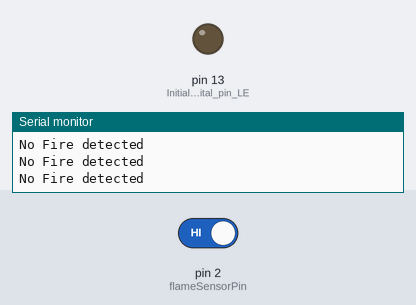
Recording of a sketch running on a simulated Arduino Uno, built with avr-gcc and run on an emulated ATmega328P. On the bench: output pins drawn as LEDs (lit = HIGH), the last lines printed to the serial monitor. The inputs (shaded band) are chosen by the test bench; at power-on: pin 2 (flameSensorPin) HIGH.

Above: at 2.8 s.
2.9 s: pin 2 (flameSensorPin) driven LOW
At 4.2 s:
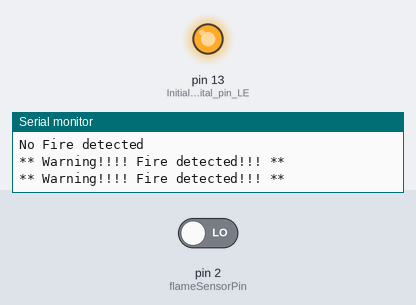
4.5 s: pin 2 (flameSensorPin) driven HIGH
At 5.9 s:
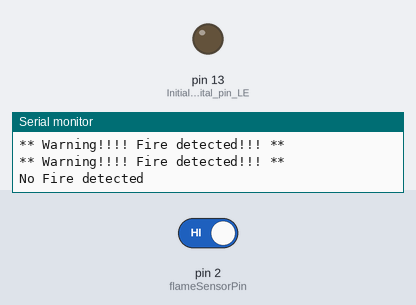
Timing chart, 0 to 7.5 s (numbered marks = the images above; inputs shaded):
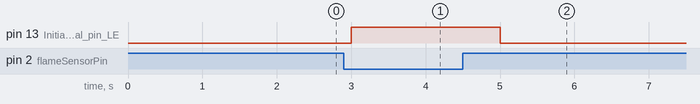

The sketch:

FlameSensor_Test.ino
```cpp
const int flameSensorPin = 2;

void setup()
{
    pinMode(flameSensorPin, INPUT); // Initialize Flame sensor output pin connected pin as input.
    pinMode(LED_BUILTIN, OUTPUT);   // Initialize digital pin LED_BUILTIN as an output.
    Serial.begin(9600);
}

void loop()
{
    if (digitalRead(flameSensorPin) == 0)
    {
        digitalWrite(LED_BUILTIN, HIGH); // Led ON
        Serial.println("** Warning!!!! Fire detected!!! **");
    }
    else
    {
        digitalWrite(LED_BUILTIN, LOW); // Led OFF
        Serial.println("No Fire detected");
    }
    delay(1000); // Delay by 1 second
}
```

Measured:
- after the input at 2.9 s, pin 13 (Initialize_digital_pin_LE): LOW → HIGH after 0.10 s
- after the input at 4.5 s, pin 13 (Initialize_digital_pin_LE): HIGH → LOW after 0.50 s
